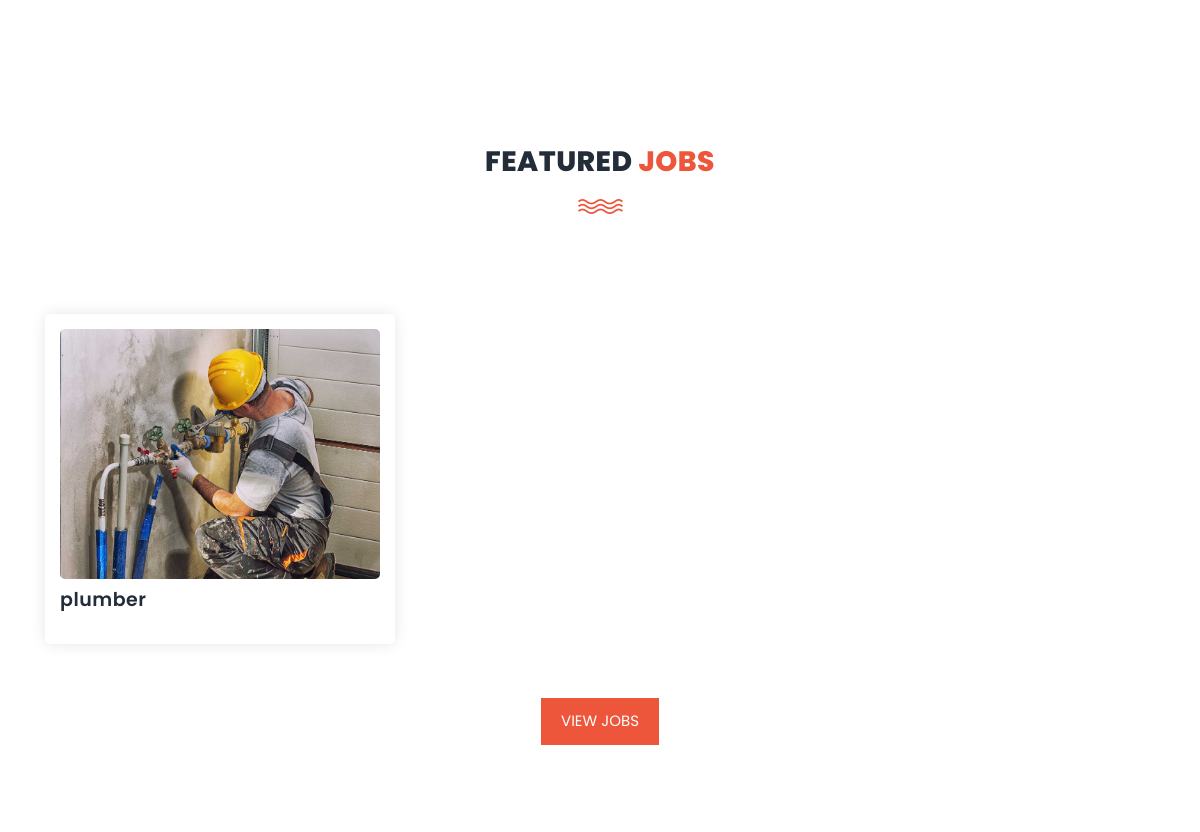
/ (middle part), run on an earlier commit of the app's database.
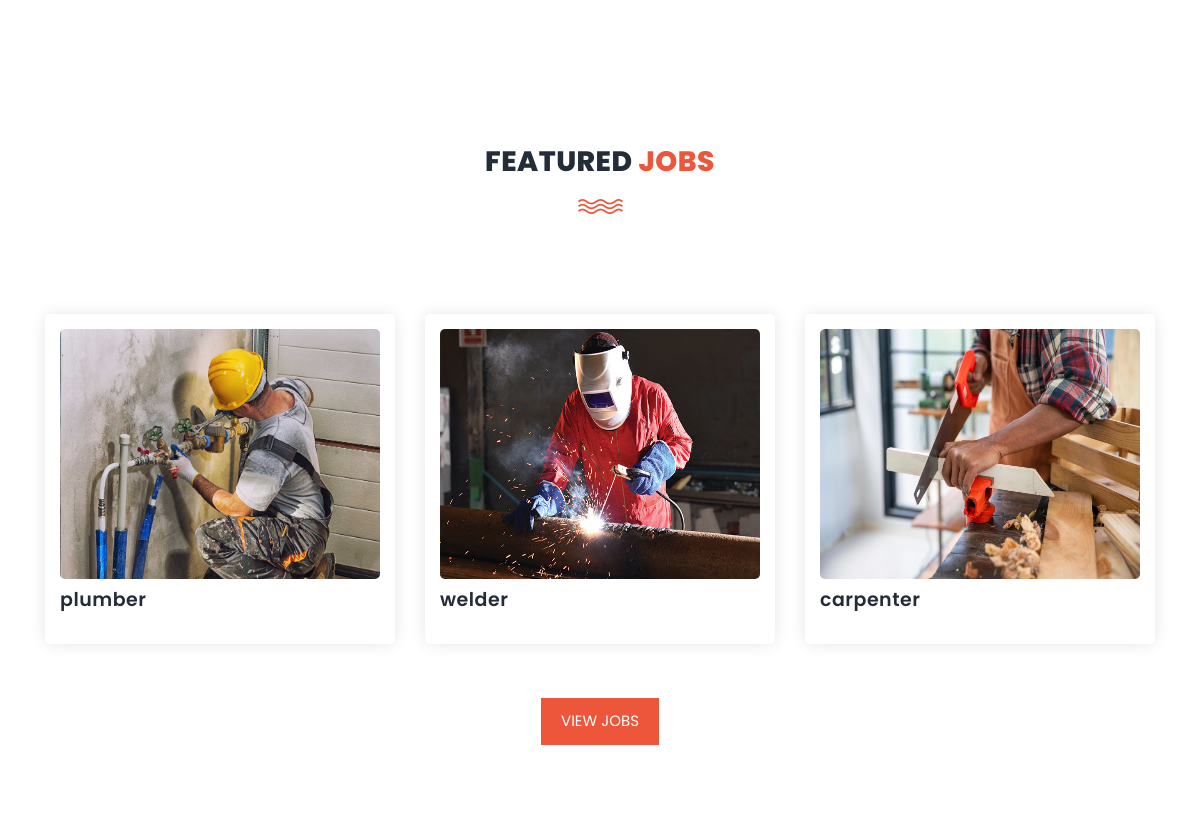
And on a later commit of the database.
### app/models.py (models this page shows, shortened)
class JobCategory(models.Model):
    job_choices=(
        ('plumber','plumber'),
        ('carpenter','carpenter'),
        ('welder','welder'),
        ('Cooking','Cooking'),
        ('Tile worker','Tile worker'),
        ('painter','painter'),
        ('interior designer','interior designer'),
        ('gardner','gardner'),
        ('Laundry and ironing', 'Laundry and ironing')
    )
    job_name=models.CharField(choices=job_choices,max_length=50)
    image = models.FileField(upload_to='jobs')
    job_details = models.CharField(max_length=150)

### app/views.py (the view)
# urls.py: 2. Add a URL to urlpatterns:  path('', views.home, name='home')
def home(request):
    jobs = JobCategory.objects.all()
    return render(request, 'Home/index.html', {'jobs': jobs})

### templates/Home/index.html (shortened to what this page needs)
<!DOCTYPE html>
<html lang="en">
  <head>
    {% load static %}
    <link rel="stylesheet"  href="{% static 'css/bootstrap.min.css' %}">
    <link rel="stylesheet" href="{% static 'css/font-awesome.css' %}">
    <link rel="stylesheet" href="{% static 'css/style.css' %}">
    </head>
    <body>
{% block content %}
    <div class="main-banner" id="top">
    </div>
{% endblock %}
{% block job %}
    <section class="section" id="trainers">
        <div class="container">
            <div class="row">
                <div class="col-lg-6 offset-lg-3">
                    <div class="section-heading">
                        <h2>Featured <em>Jobs</em></h2>
                        <img src="{% static 'images/line-dec.png' %}" alt="">
                    </div>
                </div>
            </div>
            <div class="row">
                {% for job in jobs|slice:":3" %}
                    <div class="col-lg-4">
                        <div class="trainer-item">
                            <div class="image-thumb">
                                <img src="{{ job.image.url }}" alt="">
                            </div>
                            <div class="down-content" style="margin-top: 10px;">
                                <h4>{{ job.job_name }}</h4>
                            </div>
                        </div>
                    </div>
                {% endfor %}
                </div>
                <br>
            <div class="main-button text-center">
                <a href="{% url 'jobs'%}">View Jobs</a>
            </div>
        </div>
    </section>
    <br><br>
{% endblock %}
  </body>
</html>

What changed in the data, as far as the page shows it:
added JobCategory: image (picture), job_name "welder"
added JobCategory: image (picture), job_name "carpenter"
